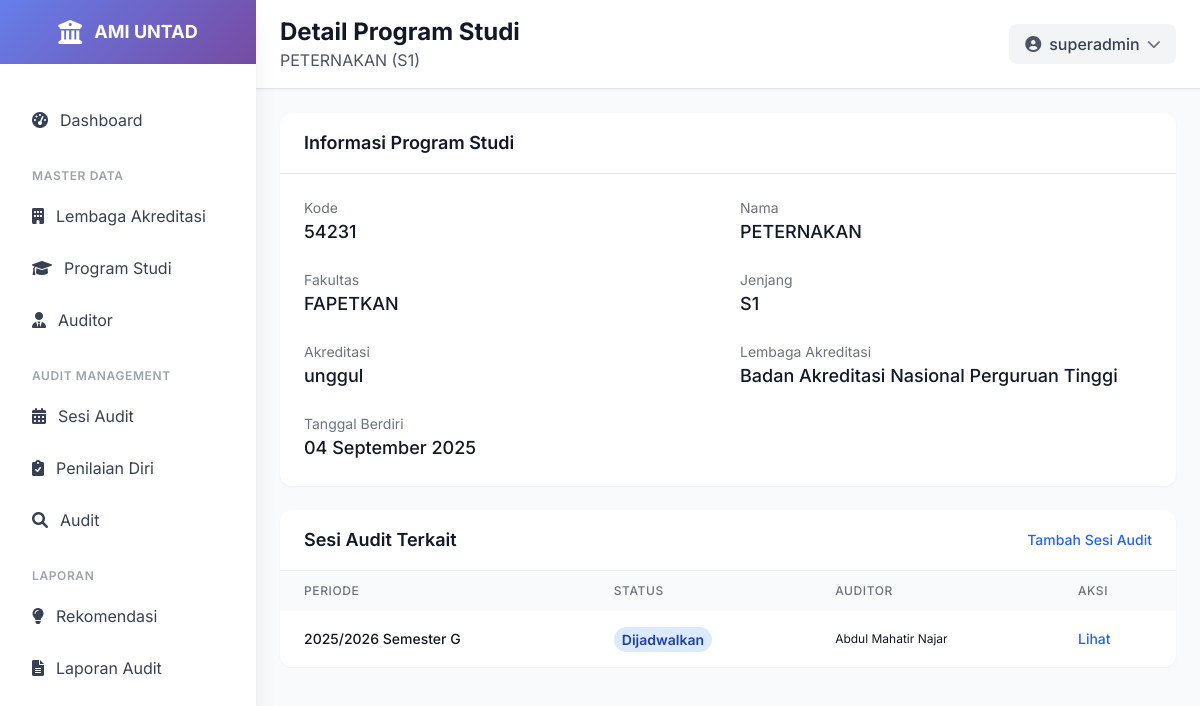
/program-studi/1/ (signed in), run on an earlier commit of the app's database.
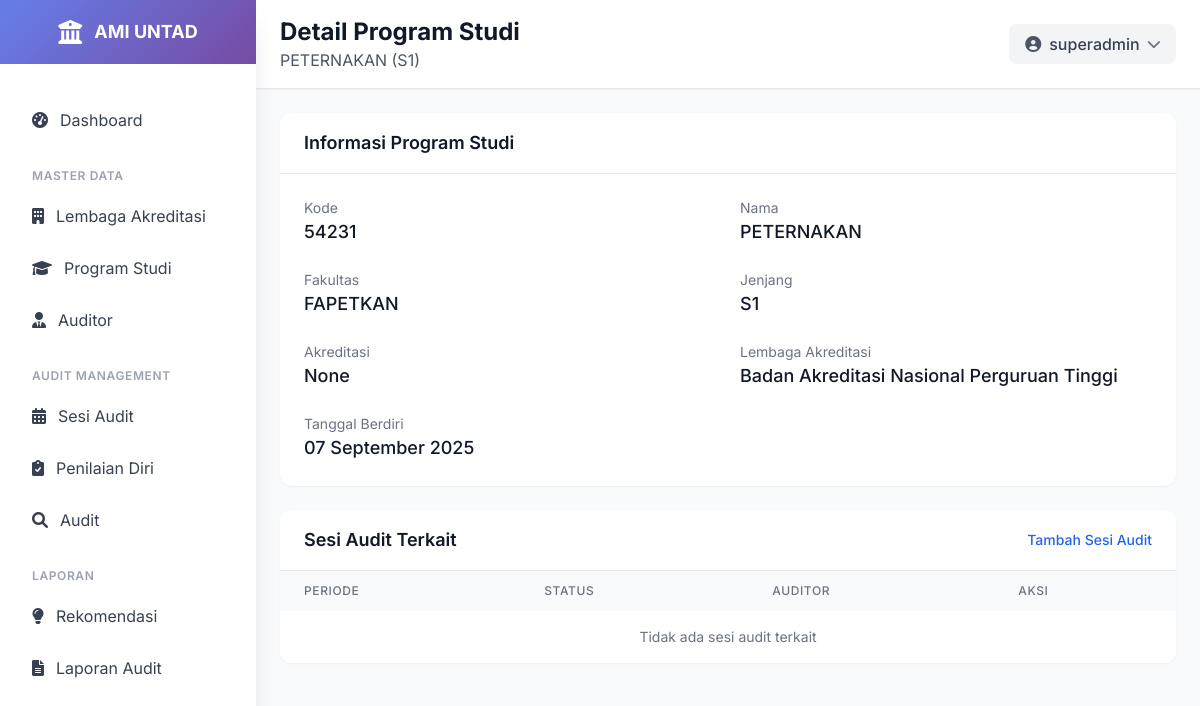
And on a later commit of the database.
### ami/models.py (models this page shows, shortened)
class ProgramStudi(models.Model):
    lembaga_akreditasi = models.ForeignKey(LembagaAkreditasi, on_delete=models.PROTECT, related_name='program_studi')
    kode = models.CharField(max_length=10, unique=True)
    nama = models.CharField(max_length=255)
    fakultas = models.CharField(max_length=200, choices=[
        ('FKIP', 'FKIP'),
        ('FISIP', 'FISIP'),
        ('FEB', 'FEB'),
        ('FAKUM', 'FAKUM'),
        ('FAPERTA', 'FAPERTA'),
        ('FATEK', 'FATEK'),
        ('FMIPA', 'FMIPA'),
        ('FAHUT', 'FAHUT'),
        ('FK', 'FK'),
        ('FAPETKAN', 'FAPETKAN'),
        ('FKM', 'FKM'),
        ('Pascasarjana', 'Pascasarjana'),
    ])
    jenjang = models.CharField(max_length=50, choices=[
        ('D3', 'Diploma 3'),
        ('D4', 'Diploma 4'),
        ('S1', 'Sarjana'),
        ('S2', 'Magister'),
        ('S3', 'Doktor'),
    ])
    akreditasi = models.CharField(max_length=50, blank=True, null=True, choices=[
        ('unggul', 'UNGGUL'),
        ('baik_sekali', 'BAIK SEKALI'),
        ('baik', 'BAIK'),
        ('A', 'A'),
        ('B', 'B'),
        ('C', 'C'),
        ('belum', 'Belum Terakreditasi')
    ] )
    tanggal_akreditasi = models.DateField(blank=True, null=True)
    class Meta:
        verbose_name = "Program Studi"
        verbose_name_plural = "Program Studi"
        ordering = ['kode']

class AuditSession(models.Model):
    program_studi = models.ForeignKey(ProgramStudi, on_delete=models.CASCADE, related_name='audit_sessions')
    tahun_akademik = models.CharField(max_length=9)  # Contoh: "2023/2024"
    semester = models.CharField(max_length=2, choices=[
        ('G', 'Ganjil'),
        ('P', 'Genap'),
    ])
    tanggal_mulai_penilaian_mandiri = models.DateField(blank=True, null=True)
    tanggal_selesai_penilaian_mandiri = models.DateField(blank=True, null=True)
    tanggal_selesai_penilian_auditor = models.DateField(blank=True, null=True)
    status = models.CharField(max_length=20, choices=[
        ('DRAFT', 'Draft'),
        ('PENIALAIN MANDIRI', 'Penilaian Mandiri'),
        ('PENIALAIN AUDITOR', 'Penilaian Auditor'),
        ('SELESAI', 'SELESAI'),
    ], default='DRAFT')
    auditor_ketua = models.ForeignKey(Auditor, on_delete=models.SET_NULL, null=True, blank=True, related_name='ketua_audit_sessions')
    auditor_anggota = models.ManyToManyField(Auditor, related_name='anggota_audit_sessions', blank=True)
    class Meta:
        verbose_name = "Sesi Audit"
        verbose_name_plural = "Sesi Audit"
        unique_together = ['program_studi', 'tahun_akademik', 'semester']
        ordering = ['-tanggal_mulai_penilaian_mandiri']

class Auditor(models.Model):
    user = models.OneToOneField(User, on_delete=models.CASCADE)
    nuptk = models.CharField(max_length=20, unique=True)
    nama_lengkap = models.CharField(max_length=255)
    jabatan = models.CharField(max_length=255)
    unit_kerja = models.CharField(max_length=255)
    nomor_registrasi = models.CharField(max_length=50, blank=True, null=True)
    is_auditor_ketua = models.BooleanField(default=False)
    class Meta:
        verbose_name = "Auditor"
        verbose_name_plural = "Auditor"
        ordering = ['nama_lengkap']

class LembagaAkreditasi(models.Model):
    kode = models.CharField(max_length=20, unique=True)
    nama = models.CharField(max_length=255, unique=True)
    deskripsi = models.TextField(blank=True, null=True)
    website = models.URLField(blank=True, null=True)
    kontak = models.TextField(blank=True, null=True)
    class Meta:
        verbose_name = "Lembaga Akreditasi"
        verbose_name_plural = "Lembaga Akreditasi"
        ordering = ['nama']

### ami/views.py (the view)
# urls.py: path('program-studi/<int:pk>/', views.program_studi_detail, name='program_studi_detail'),
@login_required
def program_studi_detail(request, pk):
    program = get_object_or_404(ProgramStudi, pk=pk)
    audit_sessions = program.audit_sessions.all().order_by('-tanggal_mulai_penilaian_mandiri')
    context = {
        'program': program,
        'audit_sessions': audit_sessions
    }
    return render(request, 'ami/program_studi_detail.html', context)

### templates/ami/program_studi_detail.html (shortened to what the changed rows need)
{% extends 'base.html' %}
{% load static %}
{% block page_title %}Detail Program Studi{% endblock %}
{% block page_subtitle %}{{ program.nama }} ({{ program.jenjang }}){% endblock %}
{% block content %}
<div class="p-4 lg:p-6">
    <div class="grid grid-cols-1 gap-4 lg:gap-6">
        <div>
            <div class="bg-white rounded-xl shadow-sm overflow-hidden mb-4 lg:mb-6">
                <div class="p-4 lg:p-6">
                    <div class="grid grid-cols-1 md:grid-cols-2 gap-4 lg:gap-6">
                        <div>
                            <p class="text-xs lg:text-sm text-gray-500">Kode</p>
                            <p class="text-lg font-medium text-gray-900">{{ program.kode }}</p>
                        </div>
                        <div>
                            <p class="text-xs lg:text-sm text-gray-500">Nama</p>
                            <p class="text-lg font-medium text-gray-900">{{ program.nama }}</p>
                        </div>
                        <div>
                            <p class="text-xs lg:text-sm text-gray-500">Fakultas</p>
                            <p class="text-lg font-medium text-gray-900">{{ program.fakultas }}</p>
                        </div>
                        <div>
                            <p class="text-xs lg:text-sm text-gray-500">Jenjang</p>
                            <p class="text-lg font-medium text-gray-900">{{ program.jenjang }}</p>
                        </div>
                        <div>
                            <p class="text-xs lg:text-sm text-gray-500">Akreditasi</p>
                            <p class="text-lg font-medium text-gray-900">{{ program.akreditasi }}</p>
                        </div>
                        <div>
                            <p class="text-xs lg:text-sm text-gray-500">Lembaga Akreditasi</p>
                            <p class="text-lg font-medium text-gray-900">{{ program.lembaga_akreditasi.nama }}</p>
                        </div>
                        <div class="md:col-span-2">
                            <p class="text-xs lg:text-sm text-gray-500">Tanggal Berdiri</p>
                            <p class="text-lg font-medium text-gray-900">{{ program.tanggal_akreditasi|date:"d F Y" }}</p>
                        </div>
                    </div>
                </div>
            </div>
            <div class="bg-white rounded-xl shadow-sm overflow-hidden">
                <div class="overflow-x-auto">
                    <table class="w-full">
                        <thead class="bg-gray-50">
                            <tr>
                                <th class="px-3 lg:px-6 py-3 text-left text-xs font-medium text-gray-500 uppercase tracking-wider">Periode</th>
                                <th class="px-3 lg:px-6 py-3 text-left text-xs font-medium text-gray-500 uppercase tracking-wider">Status</th>
                                <th class="px-3 lg:px-6 py-3 text-left text-xs font-medium text-gray-500 uppercase tracking-wider hidden md:table-cell">Auditor</th>
                                <th class="px-3 lg:px-6 py-3 text-left text-xs font-medium text-gray-500 uppercase tracking-wider">Aksi</th>
                            </tr>
                        </thead>
                        <tbody class="bg-white divide-y divide-gray-200">
                            {% for session in audit_sessions %}
                            <tr class="hover:bg-gray-50 transition-colors">
                                <td class="px-3 lg:px-6 py-4 whitespace-nowrap">
                                    <div class="text-xs lg:text-sm font-medium text-gray-900">{{ session.tahun_akademik }} Semester {{ session.semester }}</div>
                                </td>
                                <td class="px-3 lg:px-6 py-4 whitespace-nowrap">
                                    {% if session.status == 'selesai' %}
                                    <span class="px-1 py-0.5 lg:px-2 lg:py-1 text-xs lg:text-sm font-semibold rounded-full bg-green-100 text-green-800">Selesai</span>
                                    {% elif session.status == 'berlangsung' %}
                                    <span class="px-1 py-0.5 lg:px-2 lg:py-1 text-xs lg:text-sm font-semibold rounded-full bg-yellow-100 text-yellow-800">Berlangsung</span>
                                    {% else %}
                                    <span class="px-1 py-0.5 lg:px-2 lg:py-1 text-xs lg:text-sm font-semibold rounded-full bg-blue-100 text-blue-800">Dijadwalkan</span>
                                    {% endif %}
                                </td>
                                <td class="px-3 lg:px-6 py-4 whitespace-nowrap text-xs lg:text-gray-900 hidden md:table-cell">
                                    {% if session.auditor_ketua %}
                                        {{ session.auditor_ketua.nama_lengkap }}
                                    {% else %}
                                        -
                                    {% endif %}
                                </td>
                                <td class="px-3 lg:px-6 py-4 whitespace-nowrap text-xs lg:text-sm font-medium">
                                    <a href="{% url 'ami:audit_session_detail' session.id %}" class="text-blue-600 hover:text-blue-900">Lihat</a>
                                </td>
                            </tr>
                            {% empty %}
                            <tr>
                                <td colspan="4" class="px-4 lg:px-6 py-4 text-center text-gray-500 text-sm">Tidak ada sesi audit terkait</td>
                            </tr>
                            {% endfor %}
                        </tbody>
                    </table>
                </div>
            </div>
        </div>
    </div>
</div>
{% endblock %}

What changed in the data, as far as the page shows it:
removed AuditSession: tahun_akademik "2025/2026", semester "G", status "Dijadwalkan", auditor_ketua.nama_lengkap "Abdul Mahatir Najar"
changed ProgramStudi "PETERNAKAN": akreditasi "unggul" → "None"; tanggal_akreditasi "04 September 2025" → "07 September 2025"
Also different on the page:
text now shown: "Tidak ada sesi audit terkait"
